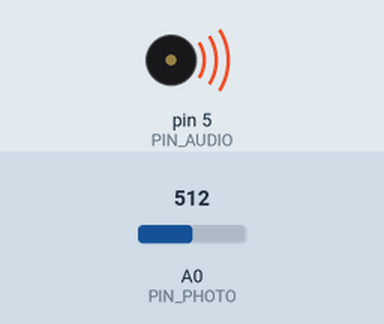
A sketch run on a simulated Arduino Uno, built with avr-gcc and run on an emulated ATmega328P. On the bench: buzzer (waves = sounding). The inputs (shaded band) are chosen by the test bench; at power-on: A0 (PIN_PHOTO) = 512.

Above: at 0.1 s.
Timing chart, 0 to 1.6 s (numbered marks = the images above):
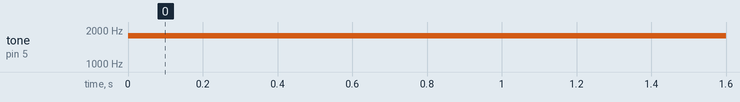

The sketch:

MusicLight.ino
```cpp
#define PIN_PHOTO A0
#define PIN_AUDIO 5

void setup()
{
  Serial.begin(9600);
}

void loop()
{
  int freq = map(analogRead(PIN_PHOTO), 0, 1023, 3500, 50);
  tone(PIN_AUDIO, freq);

  delay(10);
}
```

Measured:
- by itself, tone on pin 5 (PIN_AUDIO): silent → 1774 Hz at 0.00 s
